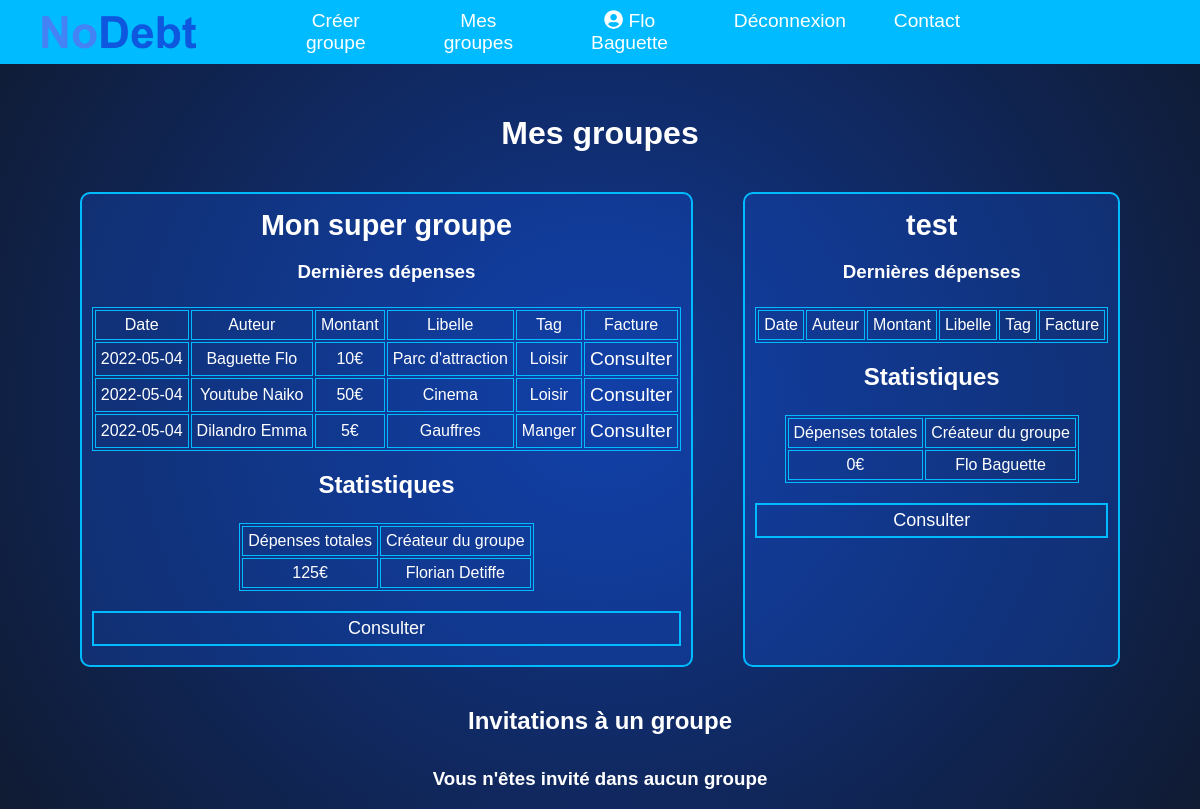
The page /myGroups.php (signed in) on the database its author committed.
### tables this page shows
CREATE TABLE `Participer` (
  `uid` int(11) NOT NULL,
  `gid` int(11) NOT NULL,
  `estConfirme` tinyint(1) DEFAULT NULL
);

CREATE TABLE `Groupe` (
  `gid` int(11) NOT NULL,
  `nom` text,
  `devise` varchar(20) DEFAULT NULL,
  `uid` int(11) DEFAULT NULL
);

CREATE TABLE `Depense` (
  `did` int(11) NOT NULL,
  `date` date DEFAULT NULL,
  `montant` int(11) DEFAULT NULL,
  `libelle` varchar(50) DEFAULT NULL,
  `gid` int(11) NOT NULL,
  `uid` int(11) NOT NULL,
  `tag` text
);

CREATE TABLE `Utilisateur` (
  `uid` int(11) NOT NULL,
  `courriel` varchar(256) NOT NULL,
  `nom` text,
  `prenom` text,
  `motPasse` text,
  `estActif` tinyint(1) DEFAULT NULL
);

### php/db_groupe.inc.php (called while the page is built, shortened)
<?php
class GroupeRepository {
    public function showGroups() {
        $result = null;
        try {
            $bdd = DBLink::connect2db(MYDB, $message);
            $result = $bdd->query("SELECT * FROM " . self::TABLE_NAME);
        } catch (Exception $e) {
            $message .= $e->getMessage() . '<br>';
        }
        return $result;
    }
}

### php/db_participe.inc.php (called while the page is built, shortened)
<?php
class ParticiperRepository {
    public function getParticipeByUserId($uid) {
        $result  = null;
        try {
            $bdd = DBLink::connect2db(MYDB, $message);
            $stmt = $bdd->prepare("SELECT * FROM ".self::TABLE_NAME." WHERE uid = :uid");
            $stmt->bindValue(':uid', $uid);
            if ($stmt->execute()){
                $result = $stmt->fetchAll(PDO::FETCH_CLASS, "Participer\Participer");
            }
        } catch(PDOException $e) {}
        return $result;
    }
}

### php/db_depense.inc.php (called while the page is built, shortened)
<?php
class DepenseRepository {
    public function getThreeLastDepenseByGid($gid) {
        $result  = null;
        try {
            $bdd = DBLink::connect2db(MYDB, $message);
            $stmt = $bdd->prepare("SELECT * FROM ".self::TABLE_NAME." WHERE gid = :gid ORDER BY date DESC LIMIT 3");
            $stmt->bindValue(':gid', $gid);
            if ($stmt->execute()){
                $result = $stmt->fetchAll(PDO::FETCH_CLASS, "Depense\Depense");
            }
        } catch(PDOException $e) {}
        return $result;
    }
    public function getTotalByGid($gid) {
        $result  = null;
        try {
            $bdd = DBLink::connect2db(MYDB, $message);
            $stmt = $bdd->prepare("SELECT SUM(montant) FROM ".self::TABLE_NAME." WHERE gid = :gid");
            $stmt->bindValue(':gid', $gid);
            if ($stmt->execute()){
                $result = $stmt->fetch(PDO::FETCH_NUM);
            }
        } catch(PDOException $e) {}
        return $result[0];
    }
}

### php/db_utilisateur.inc.php (called while the page is built, shortened)
<?php
class UtilisateurRepository {
    public function getUtilisateurById($uid) {
        $result = null;
        try {
            $bdd = DBLink::connect2db(MYDB, $message);
            $stmt = $bdd->prepare("SELECT * FROM " . self::TABLE_NAME . " WHERE uid = :uid");
            $stmt->bindValue(':uid', $uid);
            if ($stmt->execute()) {
                $result = $stmt->fetchObject("Utilisateur\Utilisateur");
            } else {
                $message .= 'Une erreur système est survenue.<br> Veuillez essayer à nouveau plus tard ou contactez l\'administrateur du site. (Code erreur: ' . $stmt->errorCode() . ')<br>';
            }
        } catch (PDOException $e) {
            $message .= $e->getMessage() . '<br>';
        }
        return $result;
    }
}

### myGroups.php (the view, shortened to what this page needs)
<?php
require_once 'php/db_groupe.inc.php';
require_once 'php/db_utilisateur.inc.php';
require_once 'php/db_participe.inc.php';
require_once 'php/db_depense.inc.php';
$groupRepository = new GroupeRepository();
$utilisateurRepository = new UtilisateurRepository();
$groups = $groupRepository->showGroups();
$participerRepository = new ParticiperRepository();
$participations = $participerRepository->getParticipeByUserId($_SESSION['uid']);
$depensesRepository = new DepenseRepository();
$inviteGroupsArray = null;
include("inc/header.inc.php");
?>
<main class="groupsMain">
    <h1>Mes groupes</h1>
    <section>
        <?php
        while ($group = $groups->fetch(PDO::FETCH_ASSOC)) {
            foreach ($participations as $participation) {
                if ($participation->uid == $_SESSION['uid'] && $participation->estConfirme && $group['gid'] == $participation->gid) {
                    $devise = "";
                    if (strcmp($group['devise'], "euro") == 0) {
                        $devise = "€";
                    } else {
                        $devise = "$";
                    }
                    $createur = $utilisateurRepository->getUtilisateurById($group['uid']);
                    $depenses = $depensesRepository->getThreeLastDepenseByGid($group['gid']);
                    echo '
            <article class="groupsSection">
            <h2><a href="group.php?gid=' . $group['gid'] . '">' . $group['nom'] . '</a></h2>
            <h3>Dernières dépenses</h3>
            <table class="groupsTab">
                <tr>
                    <td>Date</td>
                    <td>Auteur</td>
                    <td>Montant</td>
                    <td>Libelle</td>
                    <td>Tag</td>
                    <td>Facture</td>
                </tr>';
                    foreach ($depenses as $d) {
                        $u = $utilisateurRepository->getUtilisateurById($d->uid);
                        echo '
                <tr>
                    <td>' . $d->date . '</td>
                    <td>' . $u->nom . ' ' . $u->prenom . '</td>
                    <td>' . $d->montant . $devise . '</td>
                    <td>' . $d->libelle . '</td>
                    <td>' . $d->tag . '</td>
                    <td>
                        <a href="scan.php?did= ' . $d->did . '">Consulter</a>
                    </td>
                </tr>';
                    }
                    echo
                    '</table>';
                    $total = $depensesRepository->getTotalByGid($group['gid']);
                    if(is_null($total)) $total = 0;
                    echo '
            <h2>Statistiques</h2>
            <table class="groupsTab">
                <tr>
                    <td>Dépenses totales</td>
                    <td>Créateur du groupe</td>
                </tr>
                <tr>
                    <td>' . $total . $devise . '</td>
                    <td>' . $createur->prenom . ' ' . $createur->nom . '</td>
                </tr>
            </table>
            <a href="group.php?gid=' . $group['gid'] . '" class="btnConsult">Consulter</a>
        </article>
            ';
                }
            }
        }
        ?>
    </section>
    <h2>Invitations à un groupe</h2>
    <section>
        <?php
        if (sizeof($inviteGroupsArray) == 0) {
            echo '<h3>Vous n\'êtes invité dans aucun groupe</h3>';
        }
        ?>
    </section>
</main>
</body>
</html>

### css/styles.css (style rules this page uses)
html, .textbox input, textarea { color: white; }
body { margin: 0; padding: 0; height: 100vh; font-family: sans-serif; background: radial-gradient(circle, rgba(16,56,148,1) 0%, rgba(16,27,51,1) 100%); }
.groupsMain { padding-top: 100px; }
.groupsMain h1, h2 { text-align: center; margin: 15px; }
.groupsMain section { display: flex; justify-content: center; flex-wrap: wrap; }
.groupsSection { text-align: center; background-color: rgba(21, 83, 218, 0.29); margin: 25px; padding: 10px; border: 2px solid #00BBFF; border-radius: 10px; }
.groupsSection h2, .groupsSection li { margin-top: 5px; }
.groupsSection h3 { text-align: center; margin-bottom: 5px; }
.groupsTab { margin-top: 1.5em; margin-left: auto; margin-right: auto; }
.groupsTab, td { border: 1px solid #00BBFF; margin-bottom: 20px; }
.groupsTab td { padding: 5px; }
.groupsSection .btnConsult { display: block; text-align: center; border: 2px solid #00BBFF; color: white; padding: 5px; font-size: 18px; cursor: pointer; margin-bottom: 0.5em; }
.groupsSection a { opacity: 1; color: white; text-decoration: none; font-size: 1.2em; cursor: pointer; }

### rows shown on the page
participer: gid.nom "Mon super groupe", total "125", gid.devise "€", utilisateur.prenom "Florian", utilisateur.nom "Detiffe"
depense: date "2022-05-04", uid.nom "Baguette", uid.prenom "Flo", montant "10", gid.devise "€", libelle "Parc d'attraction", tag "Loisir"
depense: date "2022-05-04", uid.nom "Youtube", uid.prenom "Naiko", montant "50", gid.devise "€", libelle "Cinema", tag "Loisir"
depense: date "2022-05-04", uid.nom "Dilandro", uid.prenom "Emma", montant "5", gid.devise "€", libelle "Gauffres", tag "Manger"
participer: gid.nom "test", total "0", gid.devise "€", uid.prenom "Flo", uid.nom "Baguette"

### other values the page prints
$_SESSION['prenom'] "Flo"
$_SESSION['nom'] "Baguette"
